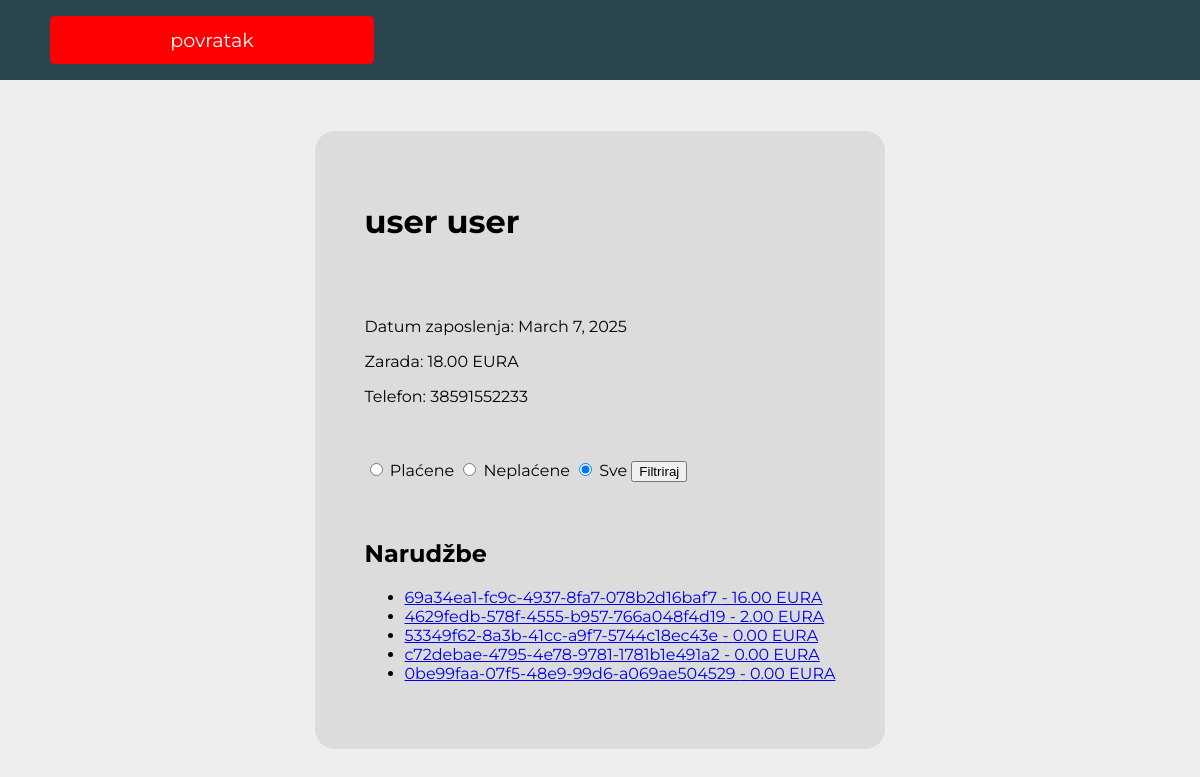
The page /konobar/1/ on the database its author committed.
### main/models.py (models this page shows, shortened)
class Konobar(models.Model):
    user = models.OneToOneField(User, on_delete=models.CASCADE, related_name='konobar', null=True, blank=True)
    konobar_ime = models.CharField(max_length=50)
    konobar_prezime = models.CharField(max_length=50)
    konobar_datum_zaposlenja = models.DateField(auto_now_add=True)
    konobar_zarada = models.DecimalField(max_digits=10, decimal_places=2, default=0.00, validators=[MinValueValidator(0.00)])
    konobar_telefon = models.CharField(max_length=15, null=True, blank=True)

class Narudzba(models.Model):
    narudzba_sifra =  models.UUIDField(default=uuid.uuid4, editable=False, unique=True)                 # models.CharField(max_length=10)
    narudzba_kolicina_stavki = models.PositiveIntegerField(
        validators=[MinValueValidator(0)],
        blank = True
    )
    narudzba_konobar = models.ForeignKey(
        User,
        on_delete=models.CASCADE,
        related_name='narudzbe'
    )
    narudzba_datum_kreiranja = models.DateTimeField(default=timezone.now)
    narudzba_placena = models.BooleanField(default=False)
    narudzba_ukupna_cijena = models.DecimalField(max_digits=10, decimal_places=2, default=0.00)

### main/views.py (the view)
# urls.py: path('konobar/<int:user_pk>/', views.KonobarDetailViewFromAdmin.as_view(), name='konobar_detail'),
class KonobarDetailViewFromAdmin(DetailView):
    model = Konobar
    template_name = 'main/admin/lista_konobara/detalji_konobara/detail_view.html'
    context_object_name = 'konobar'
    def get_object(self):
        return Konobar.objects.get(user__pk=self.kwargs['user_pk'])
    def get_context_data(self, **kwargs):
        context = super().get_context_data(**kwargs)
        konobar = self.get_object()
        filter_status = self.request.GET.get('placeno', None)
        if filter_status == 'true':
            narudzbe = konobar.user.narudzbe.filter(narudzba_placena=True)
        elif filter_status == 'false':
            narudzbe = konobar.user.narudzbe.filter(narudzba_placena=False)
        else:
            narudzbe = konobar.user.narudzbe.all()
        context['narudzbe'] = narudzbe
        return context

### main/templates/main/admin/lista_konobara/detalji_konobara/detail_view.html (shortened to what this page needs)
<!DOCTYPE html>
<html lang="en">
<head>
    {% load static %}
    <link rel="stylesheet" href="{% static 'styles/global0.css' %}">
</head>
<body>
    <div class="header">
        <a href="{% url 'main:konobar_list_view' %}">
            povratak
        </a>
    </div>
    <div class="body">
        <div class="container">
            <h1>{{ konobar.konobar_ime }} {{ konobar.konobar_prezime }}</h1>
            <br>
            <br>
            <p>Datum zaposlenja: {{ konobar.konobar_datum_zaposlenja }}</p>
            <p>Zarada: {{ konobar.konobar_zarada }} EURA</p>
            <p>Telefon: {{ konobar.konobar_telefon }}</p>
            <br>
            <br>
            <form method="GET">
                <label>
                    <input type="radio" name="placeno" value="true" {% if request.GET.placeno == "true" %}checked{% endif %}>
                    Plaćene
                </label>
                <label>
                    <input type="radio" name="placeno" value="false" {% if request.GET.placeno == "false" %}checked{% endif %}>
                    Neplaćene
                </label>
                <label>
                    <input type="radio" name="placeno" value="" {% if not request.GET.placeno %}checked{% endif %}>
                    Sve
                </label>
                <button type="submit">Filtriraj</button>
            </form>
            <br>
            <br>
            <h2>Narudžbe</h2>
            <ul>
                {% for narudzba in narudzbe %}
                    <li>
                        <a href="{% url 'main:narudzba_detail' narudzba.narudzba_sifra %}">
                            {{ narudzba.narudzba_sifra }} - {{ narudzba.narudzba_ukupna_cijena }} EURA
                        </a>
                    </li>
                {% endfor %}
            </ul>
        </div>
    </div>
</body>
</html>

### static/styles/global0.css (style rules this page uses)
:root { --primary-color: #eeeeee; --secondary-color: #dcdcdc; --background-color: #2a454e; --font-family: 'Montserrat', sans-serif; --positive-color: #3EBD37; --negative-color: #CC4129; --neutral-color: #FFC801; }
body { width: 100vw; height: 100vh; margin: 0; font-family: var(--font-family); }
.header { background-color: #2a454e; height: 10%; width: 100%; display: flex; flex-direction: column; justify-content: center; }
.header a { width: 300px; text-align: center; text-decoration: none; font-family: 'Montserrat'; padding: 12px; background-color: red; color: white; font-size: 1.2rem; border: none; border-radius: 5px; cursor: pointer; transition: background-color 0.3s ease; flex-grow: 0; margin-left: 50px; }
.body { background-color: var(--primary-color); height: 90%; width: 100%; display: flex; justify-content: center; align-items: center; }
.container { background-color: var(--secondary-color); border-radius: 20px; padding: 50px; }

### rows shown on the page
Konobar: konobar_ime "user", konobar_prezime "user", konobar_datum_zaposlenja "March 7, 2025", konobar_zarada "18.00", konobar_telefon "38591552233"
Narudzba: narudzba_sifra "69a34ea1-fc9c-4937-8fa7-078b2d16baf7", narudzba_ukupna_cijena "16.00"
Narudzba: narudzba_sifra "4629fedb-578f-4555-b957-766a048f4d19", narudzba_ukupna_cijena "2.00"
Narudzba: narudzba_sifra "53349f62-8a3b-41cc-a9f7-5744c18ec43e", narudzba_ukupna_cijena "0.00"
Narudzba: narudzba_sifra "c72debae-4795-4e78-9781-1781b1e491a2", narudzba_ukupna_cijena "0.00"
Narudzba: narudzba_sifra "0be99faa-07f5-48e9-99d6-a069ae504529", narudzba_ukupna_cijena "0.00"
